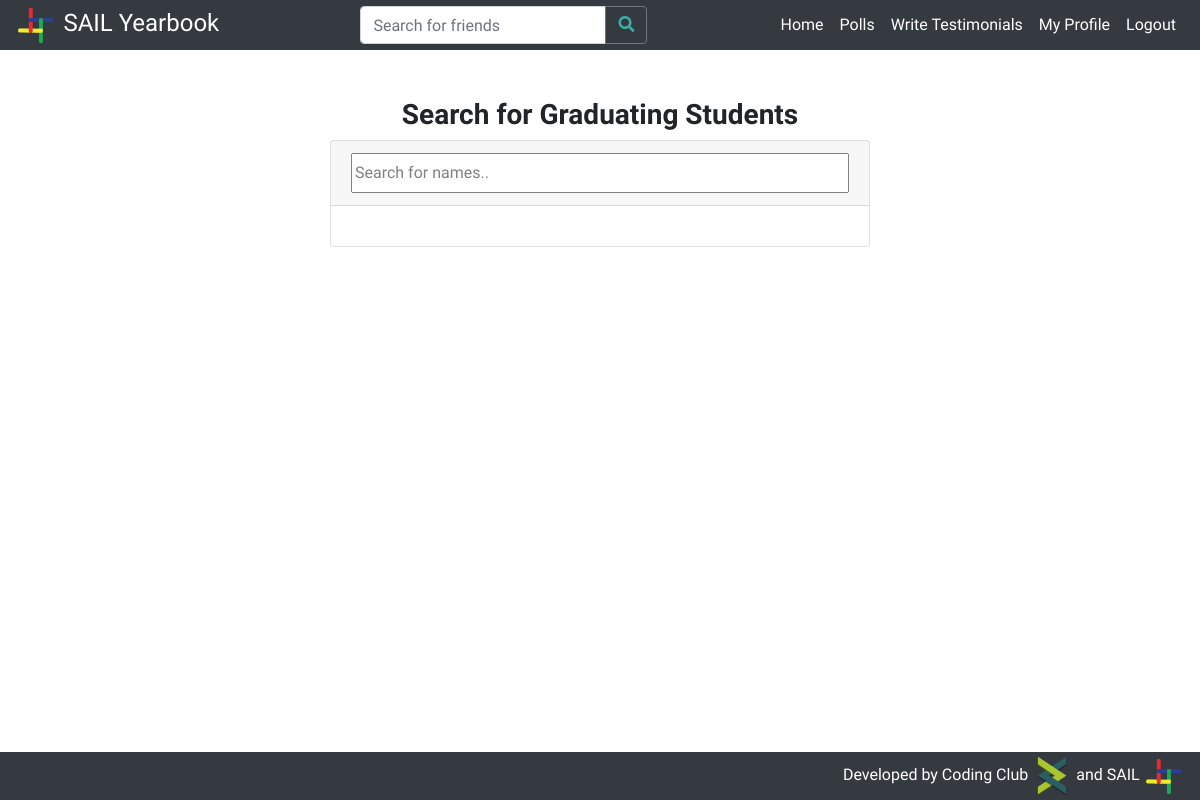
/yearbook/write_testimonial/ (signed in), run on an earlier commit of the app's database.
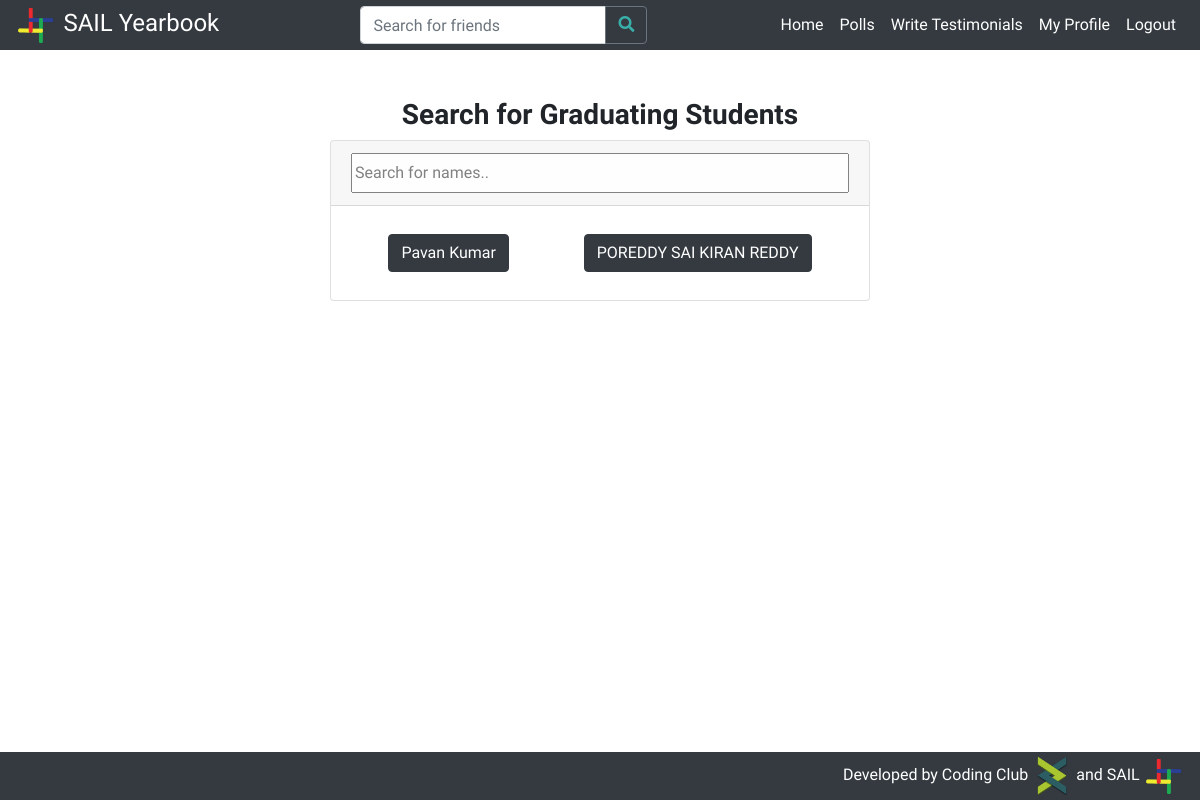
And on a later commit of the database.
### students/models.py (models this page shows, shortened)
class Profile(models.Model):
    btech = '01'
    mtech = '41'
    phd = '61'
    msc = '21'
    msr = '43'
    ma = '22'
    bdes = '02'
    mdes = '42'
    error = '00'
    program_values = (
        (btech, 'BTech'),
        (mtech, 'MTech'),
        (phd, 'PhD'),
        (msc, 'MSc'),
        (msr, 'MS-R'),
        (ma, 'MA'),
        (bdes, 'BDes'),
        (mdes, 'MDes'),
        (error, 'Error')
    )
    cse = '01'
    ece = '02'
    me = '03'
    ce = '04'
    dd = '05'
    bsbe = '06'
    cl = '07'
    cst = '22'
    eee = '08'
    ma = '23'
    ph = '21'
    rt = '54'
    hss = '41'
    enc = '51'
    env = '52'
    nt = '53'
    lst = '55'
    department_values = (
        (cse, 'Computer Science & Engineering'),
        (ece, 'Electronics & Communication Engineering'),
        (me, 'Mechanical Engineering'),
        (ce, 'Civil Engineering'),
        (dd, 'Design'),
        (bsbe, 'Biosciences & Bioengineering'),
        (cl, 'Chemical Engineering'),
        (cst, 'Chemical Science & Technology'),
        (eee, 'Electronics & Electrical Engineering'),
        (ma, 'Mathematics & Computing'),
        (ph, 'Engineering Physics'),
        (rt, 'Rural Technology'),
        (hss, 'Humanities & Social Sciences'),
        (enc, 'Centre for Energy'),
        (env, 'Centre for Environment'),
        (nt, 'Centre for Nanotechnology'),
        (lst, 'Centre for Linguistic Science & Technology'),
        (error, 'Error')
    )
    profile_pic = models.ImageField(upload_to='profile_pics/', default='profile_pics/no-profile-pic.png')
    user = models.ForeignKey(User, on_delete=models.CASCADE)
    full_name = models.CharField(max_length=100)
    rollno = models.IntegerField()
    program = models.CharField(max_length=2, choices=program_values)
    department = models.CharField(max_length=3, choices=department_values)
    bio = models.TextField(max_length=1000)
    graduating = models.BooleanField(default=False)

### students/views.py (the view)
# urls.py: path('write_testimonial/', student_views.write_testimonial, name='write_testimonial'),
@login_required
def write_testimonial(request):
    if request.method == 'GET':
        if request.user and not request.user.is_anonymous:
            logged_in = True
        else:
            logged_in = False
        if logged_in:
            user = User.objects.filter(username=request.user.username).first()
            profiles = Profile.objects.filter(graduating=True)
            context = {
                'user': user,
                'profiles': profiles,
                'logged_in': logged_in
            }
            return render(request, 'write_testimonial.html', context)
        else:
            return HttpResponseRedirect(reverse('login'))
    else:
        return error404(request)

### students/templates/write_testimonial.html (shortened to what this page needs)
{% extends 'base.html' %}
{% load static %}
{% block content %}
<div class="col-lg-6 col-md-12" style="margin-left:auto;margin-right:auto;">
	<div class="container">
		<h3 class="text-center" style="font-weight:bold;">Search for Graduating Students</h3>
		<div class="card">
			<div class="card-header">
				<input type="text" id="search-input" onkeyup="searchFunction()" placeholder="Search for names.." title="Type in a name"
					style="width:100%;height:2.5em;opacity:0.9;">
			</div>
			<div class="card-body">
				<div class="d-flex justify-content-around flex-wrap" id="profile-links-flex">
						{% for profile in profiles %}
							<a href="{% url 'profile' profile.user.username %}" class="m-2 btn btn-dark profile-link-button"
							style="text-decoration:none; ">{{ profile.full_name }}  </a>
						{% endfor %}
				</div>
			</div>
		</div>
	</div>
</div>
{% endblock %}

What changed in the data, as far as the page shows it:
now on this page (row edited): Profile: full_name "Pavan Kumar"
added Profile: full_name "POREDDY SAI KIRAN REDDY"
